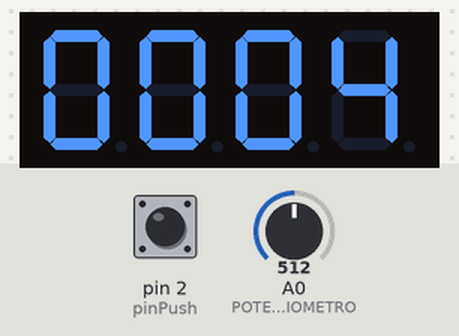
This sketch was run on a simulated Arduino Uno, built with avr-gcc and run on an emulated ATmega328P. Parts: 4-digit seven-segment display. Wiring (inferred from the names in the program): 4-digit 7-segment display, segments lit when HIGH: segments pin 5, pin 7, pin 4, pin 11, pin 10, pin 3, pin 6; digit selects pin 13, pin 12, pin 9, pin 8. The test bench sets the inputs (shaded band); at power-on: A0 (POTENCIOMETRO) = 512, pin 2 (pinPush) LOW. The segment pins are drawn as the display they are named for.

Above: at 1.2 s.
1.3 s: A0 (POTENCIOMETRO) set to 122
At 2.62 s:
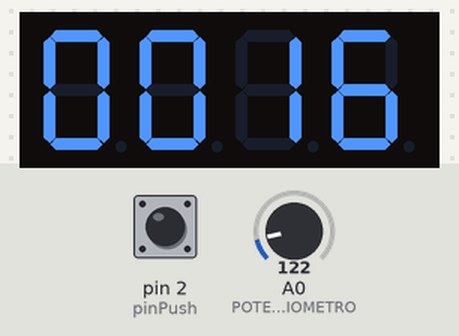
4.3 s: pin 2 (pinPush) pulled HIGH for 3.2 s
At 5.8 s:
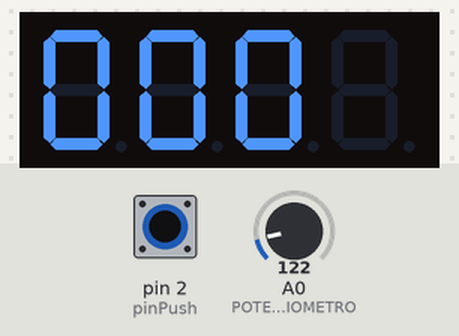
8.1 s: A0 (POTENCIOMETRO) set to 0
At 9.0 s:
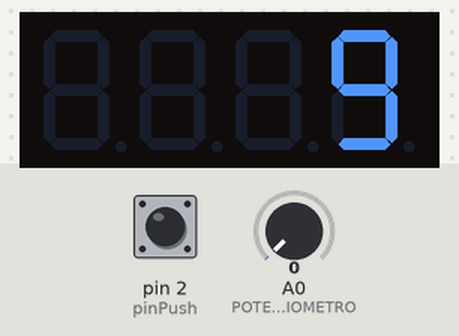
9.6 s: pin 2 (pinPush) pulled HIGH for 0.15 s
10.3 s: A0 (POTENCIOMETRO) set to 306
At 10.62 s:
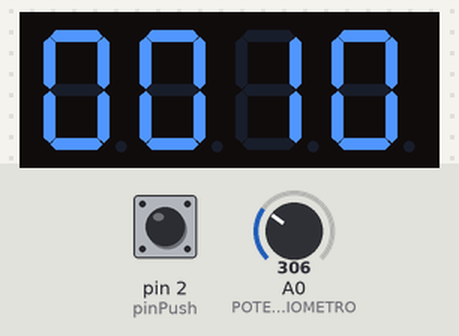

The sketch:

FourDigitSevenSegment_02.ino
```cpp
/*
Displays the numbers 0-9 on the display, with one second inbetween.
     A
    ---
 F |   | B
   | G |
    ---
 E |   | C
   |   |
    ---
     D

 Configuration:
  Arduino Pin    Segment   Display Pin
      5             A           11
      7             B            7
      4             C            4
      11             D            2
      10            E            1
      3             F            10
      6             G            5
*/


// Pin Configuration variables
int pinPush = 2;
int pinA = 5;
int pinB = 7;
int pinC = 4;
int pinD = 11;
int pinE = 10;
int pinF = 3;
int pinG = 6;

int pinD1 = 13;
int pinD2 = 12;
int pinD3 = 9;
int pinD4 = 8;

// Properties
int n = 0;
int x = 100;

void setup() {
  // put your setup code here, to run once:
  pinMode(pinD1, OUTPUT);
  pinMode(pinD2, OUTPUT);
  pinMode(pinD3, OUTPUT);
  pinMode(pinD4, OUTPUT);

  pinMode(pinA, OUTPUT);
  pinMode(pinB, OUTPUT);
  pinMode(pinC, OUTPUT);
  pinMode(pinD, OUTPUT);
  pinMode(pinE, OUTPUT);
  pinMode(pinF, OUTPUT);
  pinMode(pinG, OUTPUT);

  pinMode(pinPush, INPUT);//PUSH BUTTON
  pinMode(A0, INPUT);//POTENCIOMETRO
}

void loop() {
  // put your main code here, to run repeatedly:

  int isReset = digitalRead(pinPush);
  if(isReset == 1){
    clean();
    n = 0;
    delayMicroseconds(500);
  }
  int t = analogRead(A0);
  clean();
  digit(1);
  number((n/x/1000)%10);
  delayMicroseconds(t);
  clean();
  digit(2);
  number((n/x/100)%10);
  delayMicroseconds(t);
  clean();
  digit(3);
  number((n/x/10)%10);
  delayMicroseconds(t);
  clean();
  digit(4);
  number(n/x % 10);
  delayMicroseconds(t);

  if(n / x > 9999){
    n = 0;
    delayMicroseconds(5000);
  }else{
    n++;
  }

}

void clean(){
  digitalWrite(pinA, LOW);
  digitalWrite(pinB, LOW);
  digitalWrite(pinC, LOW);
  digitalWrite(pinD, LOW);
  digitalWrite(pinE, LOW);
  digitalWrite(pinF, LOW);
  digitalWrite(pinG, LOW);
}

// Display Digits

void digit(int digitToTurn){
  digitalWrite(pinD1, HIGH);
  digitalWrite(pinD2, HIGH);
  digitalWrite(pinD3, HIGH);
  digitalWrite(pinD4, HIGH);

  switch (digitToTurn){
    case 1: digitalWrite(pinD1, LOW); break;
    case 2: digitalWrite(pinD2, LOW); break;
    case 3: digitalWrite(pinD3, LOW); break;
    case 4: digitalWrite(pinD4, LOW); break;
  }
}

void number(int numberToShow){
  switch (numberToShow){
    case 1: one(); break;
    case 2: two(); break;
    case 3: three(); break;
    case 4: four(); break;
    case 5: five(); break;
    case 6: six(); break;
    case 7: seven(); break;
    case 8: eight(); break;
    case 9: nine(); break;
    default: zero(); break;
  }
}

void zero(){
  digitalWrite(pinA, HIGH);
  digitalWrite(pinB, HIGH);
  digitalWrite(pinC, HIGH);
  digitalWrite(pinD, HIGH);
  digitalWrite(pinE, HIGH);
  digitalWrite(pinF, HIGH);
  digitalWrite(pinG, LOW);
}

void one(){
  digitalWrite(pinA, LOW);
  digitalWrite(pinB, HIGH);
  digitalWrite(pinC, HIGH);
  digitalWrite(pinD, LOW);
  digitalWrite(pinE, LOW);
  digitalWrite(pinF, LOW);
  digitalWrite(pinG, LOW);
}

void two(){
  digitalWrite(pinA, HIGH);
  digitalWrite(pinB, HIGH);
  digitalWrite(pinC, LOW);
  digitalWrite(pinD, HIGH);
  digitalWrite(pinE, HIGH);
  digitalWrite(pinF, LOW);
  digitalWrite(pinG, HIGH);
}

void three(){
  digitalWrite(pinA, HIGH);
  digitalWrite(pinB, HIGH);
  digitalWrite(pinC, HIGH);
  digitalWrite(pinD, HIGH);
  digitalWrite(pinE, LOW);
  digitalWrite(pinF, LOW);
  digitalWrite(pinG, HIGH);
}

void four(){
  digitalWrite(pinA, LOW);
  digitalWrite(pinB, HIGH);
  digitalWrite(pinC, HIGH);
  digitalWrite(pinD, LOW);
  digitalWrite(pinE, LOW);
  digitalWrite(pinF, HIGH);
  digitalWrite(pinG, HIGH);
}

void five(){
  digitalWrite(pinA, HIGH);
  digitalWrite(pinB, LOW);
  digitalWrite(pinC, HIGH);
  digitalWrite(pinD, HIGH);
  digitalWrite(pinE, LOW);
  digitalWrite(pinF, HIGH);
  digitalWrite(pinG, HIGH);
}

void six(){
  digitalWrite(pinA, HIGH);
  digitalWrite(pinB, LOW);
  digitalWrite(pinC, HIGH);
  digitalWrite(pinD, HIGH);
  digitalWrite(pinE, HIGH);
  digitalWrite(pinF, HIGH);
  digitalWrite(pinG, HIGH);
}

void seven(){
  digitalWrite(pinA, HIGH);
  digitalWrite(pinB, HIGH);
  digitalWrite(pinC, HIGH);
  digitalWrite(pinD, LOW);
  digitalWrite(pinE, LOW);
  digitalWrite(pinF, LOW);
  digitalWrite(pinG, LOW);
}

void eight(){
  digitalWrite(pinA, HIGH);
  digitalWrite(pinB, HIGH);
  digitalWrite(pinC, HIGH);
  digitalWrite(pinD, HIGH);
  digitalWrite(pinE, HIGH);
  digitalWrite(pinF, HIGH);
  digitalWrite(pinG, HIGH);
}

void nine(){
  digitalWrite(pinA, HIGH);
  digitalWrite(pinB, HIGH);
  digitalWrite(pinC, HIGH);
  digitalWrite(pinD, HIGH);
  digitalWrite(pinE, LOW);
  digitalWrite(pinF, HIGH);
  digitalWrite(pinG, HIGH);
}
```
